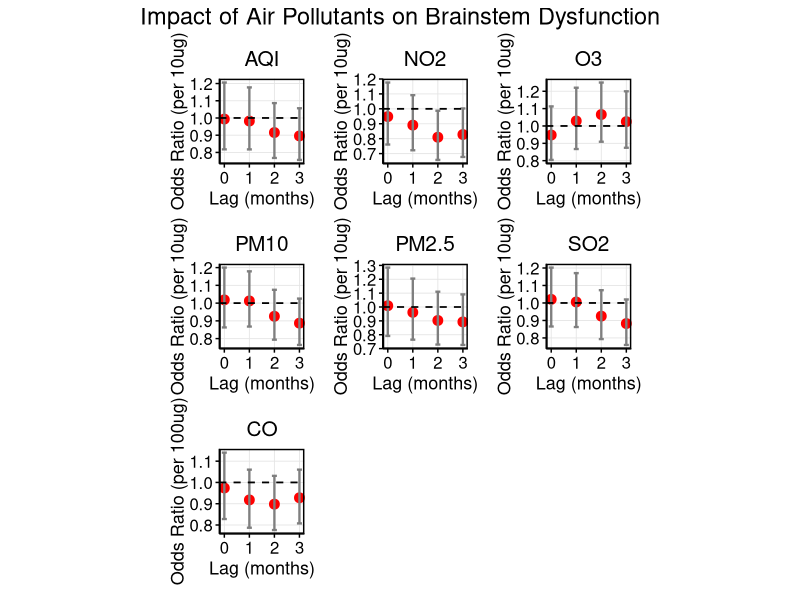
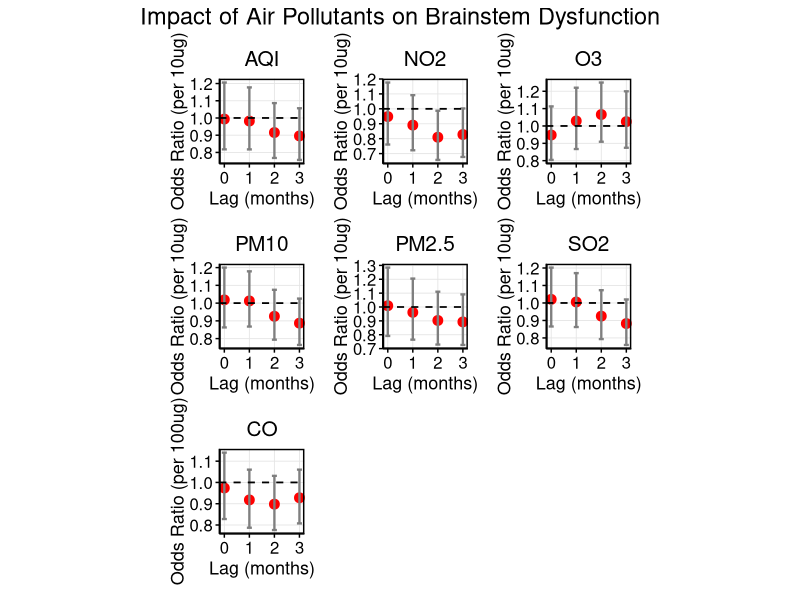

Recreate these plots in R, in order.
setwd("/Users/shij/Documents/GitHub/NMDA_data_analysis/")
my.dat<-readxl::read_xlsx("NMDA_with_population_sex_ratio_age_portion.xlsx")
setwd("/Users/shij/Documents/GitHub/NMDA_data_analysis/251211/")

# ============================
# 1. Load Required Packages
# ============================
library(ggplot2)
library(dplyr)
library(tidyr)
library(broom)
library(patchwork)   # For combining plots
library(writexl)     # For exporting table

# ============================
# 2. Simplify Outcome Variable Name & Recode to Binary (0/1)
# ============================
# Rename column for simplicity
names(my.dat)[names(my.dat) == "Brainstem dysfunction（0=none; 1=gaze paresis; 2=tube feeding; 3=ventilator care due to hypoventilation）"] <- "Brainstem"

# Check current class
class(my.dat$Brainstem)
table(my.dat$Brainstem)  # Should show 0,1,2,3

# Recode: 0 → 0, 1/2/3 → 1
my.dat$Brainstem <- ifelse(as.numeric(as.character(my.dat$Brainstem)) == 0, 0, 1)

# Convert to factor (binary logistic regression expects factor or 0/1)
my.dat$Brainstem <- factor(my.dat$Brainstem, levels = c(0,1), ordered = FALSE)

# Verify
str(my.dat$Brainstem)
table(my.dat$Brainstem)  # Should show only 0 and 1

# ============================
# 3. Define Pollutants and Lags
# ============================
pollutants <- c("AQI", "NO2", "O3", "CO", "PM10", "PM2.5", "SO2")  # CO is 4th
lags <- c("M0", "M1", "M2", "M3")

# Create column name patterns
pollutant_cols <- sapply(pollutants, function(p) {
  paste0(p, "_", lags)
}, simplify = FALSE)

# ============================
# 4. Fit Binary Logistic Regression for Each Pollutant-Lag
# ============================
results_list <- list()

for (pollutant in pollutants) {
  lag_cols <- pollutant_cols[[pollutant]]
  for (lag_col in lag_cols) {
    # Check if column has variation and not all NA
    data_col <- my.dat[[lag_col]]
    if (all(is.na(data_col)) || length(unique(data_col[!is.na(data_col)])) <= 1) {
      message("Skipping ", lag_col, " — no variation or all NA")
      next
    }
    
    # Fit binary logistic regression
    model <- glm(Brainstem ~ ., data = my.dat[, c("Brainstem", lag_col)], 
                 family = binomial, na.action = na.omit)
    
    # Extract summary
    model_summary <- tidy(model, conf.int = TRUE, exponentiate = TRUE) %>%
      filter(term == lag_col) %>%
      mutate(Pollutant = pollutant,
             Lag = gsub(".*_", "", lag_col),
             Lag_Num = as.numeric(gsub("M", "", lag_col)))
    
    results_list <- append(results_list, list(model_summary))
  }
}

# Combine all results
results_df <- bind_rows(results_list)

# ============================
# 5. Clean and Format Results
# ============================
results_df <- results_df %>%
  mutate(
    Lag = trimws(toupper(Lag)),
    Lag.Num = as.numeric(gsub("^M(\\d+)$", "\\1", Lag))
  ) %>%
  filter(!is.na(Lag.Num))

# # ============================
# # 6. Create 7 Individual Plots (One per Pollutant) — NO TEXT LABELS
# # ============================
# # Get pollutants in desired order
# pollutants_plot <- c("AQI", "NO2", "O3", "CO", "PM10", "PM2.5", "SO2")
# 
# # Create list of individual plots
# plot_list <- lapply(pollutants_plot, function(poll) {
#   df_sub <- results_df %>% filter(Pollutant == poll)
#   
#   p <- ggplot(df_sub, aes(x = Lag.Num, y = estimate, ymin = conf.low, ymax = conf.high)) +
#     geom_point(color = "red", size = 3) +
#     geom_errorbar(width = 0.2, color = "gray50", size = 0.8) +
#     geom_hline(yintercept = 1, linetype = "dashed", color = "black", size = 0.6) +
#     labs(
#       x = "Lag (months)",
#       y = "Odds Ratio (OR)",
#       title = poll
#     ) +
#     theme_minimal() +
#     theme(
#       panel.border = element_rect(color = "black", fill = NA, size = 1),
#       panel.background = element_blank(),
#       panel.grid.major = element_line(color = "gray90", size = 0.3),
#       panel.grid.minor = element_blank(),
#       axis.line = element_line(color = "black", size = 0.5),
#       axis.ticks = element_line(color = "black", size = 0.5),
#       axis.text = element_text(size = 12, color = "black"),
#       axis.title = element_text(size = 13, color = "black"),
#       plot.title = element_text(hjust = 0.5, size = 15, color = "black"),
#       plot.margin = margin(10, 10, 10, 10),
#       axis.title.y = element_text(angle = 90, vjust = 0.5),
#       aspect.ratio = 1  # ← Forces square panels
#     ) +
#     # ✅ No text labels — remove all geom_text
#     # ✅ Tight x-axis: no extra padding
#     scale_x_continuous(
#       breaks = c(0, 1, 2, 3), 
#       labels = c("0", "1", "2", "3"),
#       expand = expansion(add = c(0.1, 0.1))  # ← Tight padding
#     )
#   
#   return(p)
# })
# 
# # ============================
# # 7. Combine All 7 Plots in a Single Row — CO LAST
# # ============================
# p_combined <- plot_list[[1]] + plot_list[[2]] + plot_list[[3]] + plot_list[[5]] + 
#   plot_list[[6]] + plot_list[[7]] + plot_list[[4]] +
#   plot_annotation(title = "Impact of Pollutants on Brainstem Dysfunction",
#                   theme = theme(plot.title = element_text(hjust = 0.5, size = 17, color = "black")))
# 
# # Display plot
# print(p_combined)
# 
# # Optional: Save as PNG
# ggsave("NMDAR_Brainstem_Binary_Results.png", p_combined, width = 12, height = 15, dpi = 300, units = "in")

# ============================
# 6. Create 7 Individual Plots (One per Pollutant) — NO TEXT LABELS
# ============================
# Get pollutants in desired order
pollutants_plot <- c("AQI", "NO2", "O3", "CO", "PM10", "PM2.5", "SO2")

# Create list of individual plots
plot_list <- lapply(pollutants_plot, function(poll) {
  df_sub <- results_df %>% filter(Pollutant == poll)
  
  # Apply transformation based on pollutant
  if (poll == "CO") {
    df_sub <- df_sub %>%
      mutate(
        y = estimate^0.1,
        ymin = conf.low^0.1,
        ymax = conf.high^0.1
      )
    y_label <- "Odds Ratio (per 100ug)"
  } else {
    df_sub <- df_sub %>%
      mutate(
        y = estimate^10,
        ymin = conf.low^10,
        ymax = conf.high^10
      )
    y_label <- "Odds Ratio (per 10ug)"
  }
  
  p <- ggplot(df_sub, aes(x = Lag.Num, y = y, ymin = ymin, ymax = ymax)) +
    geom_point(color = "red", size = 3) +
    geom_errorbar(width = 0.2, color = "gray50", size = 0.8) +
    geom_hline(yintercept = 1, linetype = "dashed", color = "black", size = 0.6) +
    labs(
      x = "Lag (months)",
      y = y_label,  # ← Custom y-label per pollutant
      title = poll
    ) +
    theme_minimal() +
    theme(
      panel.border = element_rect(color = "black", fill = NA, size = 1),
      panel.background = element_blank(),
      panel.grid.major = element_line(color = "gray90", size = 0.3),
      panel.grid.minor = element_blank(),
      axis.line = element_line(color = "black", size = 0.5),
      axis.ticks = element_line(color = "black", size = 0.5),
      axis.text = element_text(size = 12, color = "black"),
      axis.title = element_text(size = 13, color = "black"),
      plot.title = element_text(hjust = 0.5, size = 15, color = "black"),
      plot.margin = margin(10, 10, 10, 10),
      axis.title.y = element_text(angle = 90, vjust = 0.5),
      aspect.ratio = 1  # ← Forces square panels
    ) +
    scale_x_continuous(
      breaks = c(0, 1, 2, 3), 
      labels = c("0", "1", "2", "3"),
      expand = expansion(add = c(0.1, 0.1))  # ← Tight padding
    )
  
  return(p)
})

# ============================
# 7. Combine All 7 Plots in a Single Row — CO LAST
# ============================
p_combined <- plot_list[[1]] + plot_list[[2]] + plot_list[[3]] + plot_list[[5]] + 
  plot_list[[6]] + plot_list[[7]] + plot_list[[4]] +
  plot_annotation(title = "Impact of Air Pollutants on Brainstem Dysfunction",
                  theme = theme(plot.title = element_text(hjust = 0.5, size = 17, color = "black")))

# Display plot
print(p_combined)

# Optional: Save as PNG
ggsave("NMDAR_Brainstem_Binary_Results.png", p_combined, width = 12, height = 15, dpi = 300, units = "in")


# ============================
# 8. Create Clean Results Table (Include CO, OR, 95% CI, p-value)
# ============================

# # Create clean table
# table_df <- results_df %>%
#   select(Pollutant, Lag, estimate, conf.low, conf.high, p.value) %>%
#   mutate(
#     `Odds Ratio (OR)` = round(estimate, 4),
#     `95% CI` = paste0(round(conf.low, 4), " – ", round(conf.high, 4)),
#     `p-value` = ifelse(p.value < 0.001, 
#                        format(p.value, scientific = TRUE, digits = 2),
#                        round(p.value, 4)),
#     `Pollutant & Lag` = paste(Pollutant, Lag, sep = "_")
#   ) %>%
#   arrange(Pollutant, Lag) %>%
#   select(`Pollutant & Lag`, `Odds Ratio (OR)`, `95% CI`, `p-value`)

library(writexl)

# Create clean table with transformed ORs and CIs
table_df <- results_df %>%
  select(Pollutant, Lag, estimate, conf.low, conf.high, p.value) %>%
  mutate(
    # Apply transformation based on pollutant
    transformed_estimate = ifelse(Pollutant == "CO", estimate^0.1, estimate^10),
    transformed_conf.low = ifelse(Pollutant == "CO", conf.low^0.1, conf.low^10),
    transformed_conf.high = ifelse(Pollutant == "CO", conf.high^0.1, conf.high^10),
    
    # Format for display
    `Odds Ratio (OR)` = round(transformed_estimate, 4),
    `95% CI` = paste0(
      round(transformed_conf.low, 4), 
      " – ", 
      round(transformed_conf.high, 4)
    ),
    `p-value` = ifelse(p.value < 0.001, 
                       format(p.value, scientific = TRUE, digits = 2),
                       round(p.value, 4)),
    `Pollutant & Lag` = paste(Pollutant, Lag, sep = "_")
  ) %>%
  arrange(Pollutant, Lag) %>%
  select(`Pollutant & Lag`, `Odds Ratio (OR)`, `95% CI`, `p-value`)

# Export to Excel file
write_xlsx(table_df, "NMDAR_Brainstem_Binary_Results_Table.xlsx")

# ✅ No print(head(...)) — as requested
